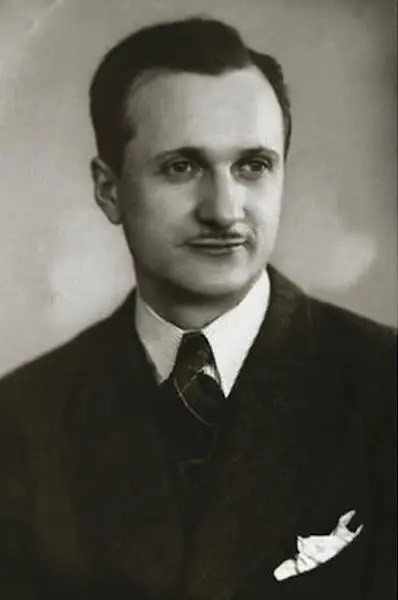
#> input picture PyLearn7-Assignment29/face morphing/input/young.jpg, 398 x 600 px
$ python morphing_image.py
#> lines starting #> are read from the running program, lines starting #| are printed output that depends on the picture
# import os
# from re import X
# from turtle import xcor
import cv2
import numpy as np


image_start = cv2.imread("input/young.jpg")
#> image_start is the input picture: shape (600, 398, 3); mean B, G, R 82.8, 91.8, 94.2
image_end = cv2.imread("input/old.jpg")
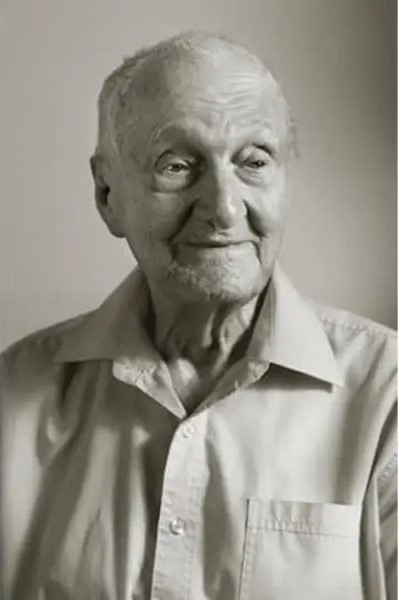
#> input picture PyLearn7-Assignment29/face morphing/input/old.jpg, 398 x 600 px
#> image_end is the input picture: shape (600, 398, 3); mean B, G, R 134, 143.7, 146.8

# image_leo = cv2.cvtColor(image_leo, cv2.COLOR_BGR2GRAY)
# image_brad = cv2.cvtColor(image_brad, cv2.COLOR_BGR2GRAY)

image_end = image_end.astype(np.float32)
image_start = image_start.astype(np.float32)

step_1 = (image_start*3/4 + image_end*1/4)
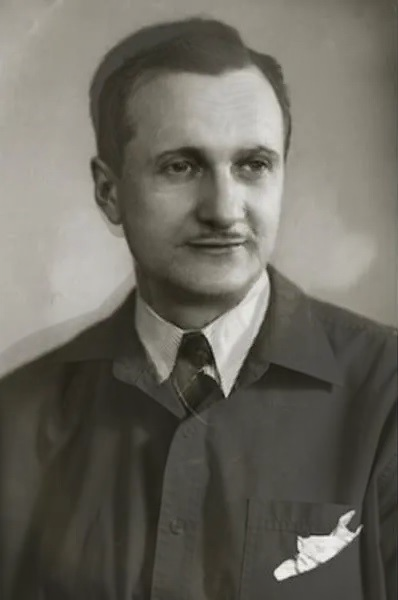
#> step_1: shape (600, 398, 3) float32; mean B, G, R 95.6, 104.8, 107.4
step_2 = (image_start*2/4 + image_end*2/4)
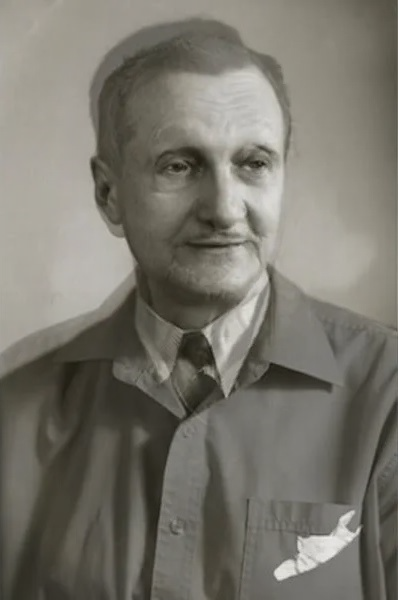
#> step_2: shape (600, 398, 3) float32; mean B, G, R 108.4, 117.7, 120.5
step_3 = (image_start*1/4 + image_end*3/4)
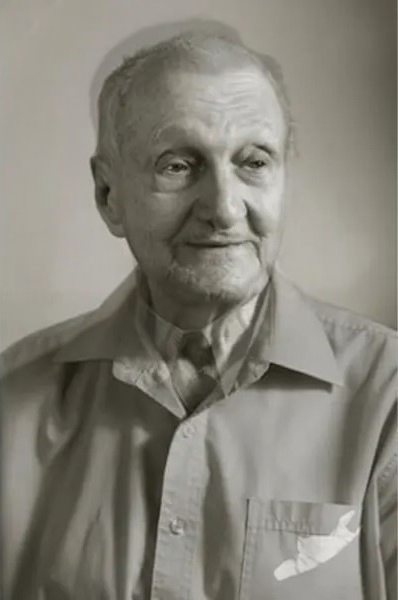
#> step_3: shape (600, 398, 3) float32; mean B, G, R 121.2, 130.7, 133.7

result = np.concatenate((image_start, step_1, step_2, step_3, image_end), axis=1)
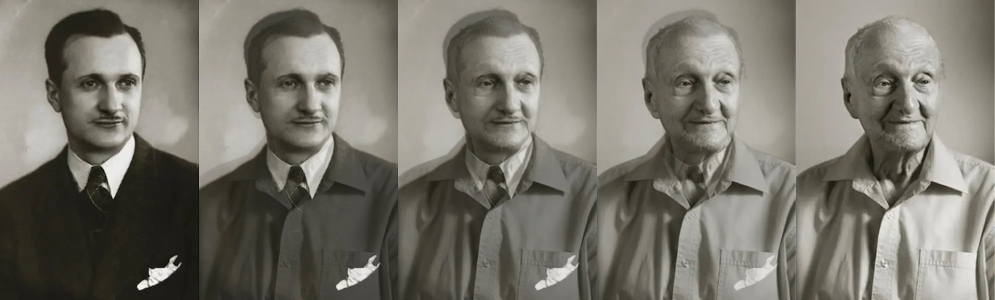
#> result: shape (600, 1990, 3) float32 (shown at 1/2 size); mean B, G, R 108.4, 117.8, 120.6
result = result.astype(np.uint8)
cv2.imwrite("output/result2.jpg", result)
